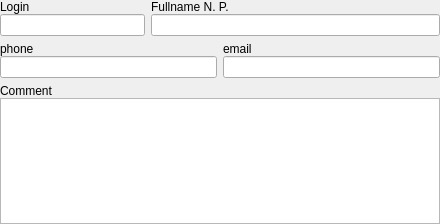
<?xml version="1.0" encoding="UTF-8"?>
<ui version="4.0">
 <class>TeacherForm</class>
 <widget class="QWidget" name="TeacherForm">
  <property name="windowModality">
   <enum>Qt::WindowModal</enum>
  </property>
  <property name="geometry">
   <rect>
    <x>0</x>
    <y>0</y>
    <width>440</width>
    <height>224</height>
   </rect>
  </property>
  <property name="windowTitle">
   <string>Form</string>
  </property>
  <layout class="QVBoxLayout" name="verticalLayout">
   <property name="leftMargin">
    <number>0</number>
   </property>
   <property name="topMargin">
    <number>0</number>
   </property>
   <property name="rightMargin">
    <number>0</number>
   </property>
   <property name="bottomMargin">
    <number>0</number>
   </property>
   <item>
    <layout class="QHBoxLayout" name="lay_line1" stretch="1,2">
     <item>
      <layout class="QVBoxLayout" name="lay_login">
       <property name="spacing">
        <number>0</number>
       </property>
       <item>
        <widget class="QLabel" name="lbl_login">
         <property name="text">
          <string>Login</string>
         </property>
        </widget>
       </item>
       <item>
        <widget class="QLineEdit" name="edt_login"/>
       </item>
      </layout>
     </item>
     <item>
      <layout class="QVBoxLayout" name="lay_fio">
       <property name="spacing">
        <number>0</number>
       </property>
       <item>
        <widget class="QLabel" name="lbl_fio">
         <property name="text">
          <string>Fullname N. P.</string>
         </property>
        </widget>
       </item>
       <item>
        <widget class="QLineEdit" name="edt_fio"/>
       </item>
      </layout>
     </item>
    </layout>
   </item>
   <item>
    <layout class="QHBoxLayout" name="lay_line2">
     <item>
      <layout class="QVBoxLayout" name="lay_phone">
       <property name="spacing">
        <number>0</number>
       </property>
       <item>
        <widget class="QLabel" name="lbl_phone">
         <property name="text">
          <string>phone</string>
         </property>
        </widget>
       </item>
       <item>
        <widget class="QLineEdit" name="edt_phone"/>
       </item>
      </layout>
     </item>
     <item>
      <layout class="QVBoxLayout" name="lay_email">
       <property name="spacing">
        <number>0</number>
       </property>
       <item>
        <widget class="QLabel" name="lbl_email">
         <property name="text">
          <string>email</string>
         </property>
        </widget>
       </item>
       <item>
        <widget class="QLineEdit" name="edt_email"/>
       </item>
      </layout>
     </item>
    </layout>
   </item>
   <item>
    <layout class="QVBoxLayout" name="lay_comment">
     <property name="spacing">
      <number>0</number>
     </property>
     <item>
      <widget class="QLabel" name="lbl_comment">
       <property name="text">
        <string>Comment</string>
       </property>
      </widget>
     </item>
     <item>
      <widget class="QTextEdit" name="edt_comment"/>
     </item>
    </layout>
   </item>
  </layout>
 </widget>
 <resources/>
 <connections/>
</ui>
